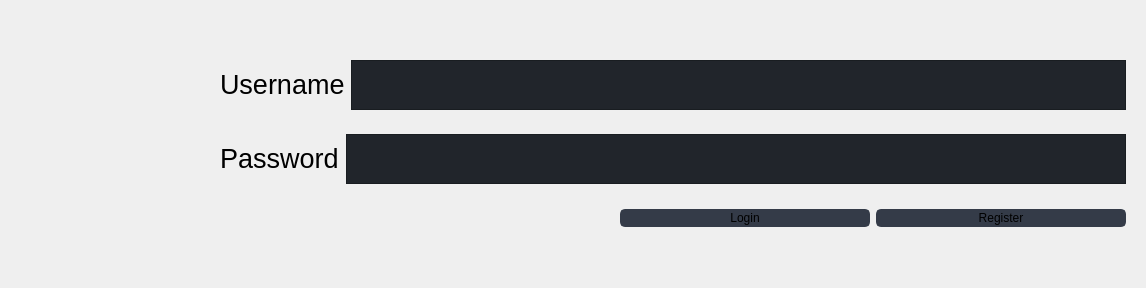
                     <widget class="QWidget" name="login">
                      <layout class="QVBoxLayout" name="verticalLayout_21">
                       <item>
                        <spacer name="verticalSpacer_3">
                         <property name="orientation">
                          <enum>Qt::Vertical</enum>
                         </property>
                         <property name="sizeHint" stdset="0">
                          <size>
                           <width>20</width>
                           <height>40</height>
                          </size>
                         </property>
                        </spacer>
                       </item>
                       <item>
                        <widget class="QFrame" name="">
                         <property name="sizePolicy">
                          <sizepolicy hsizetype="Preferred" vsizetype="Fixed">
                           <horstretch>0</horstretch>
                           <verstretch>0</verstretch>
                          </sizepolicy>
                         </property>
                         <layout class="QHBoxLayout" name="horizontalLayout_6">
                          <item>
                           <spacer name="horizontalSpacer">
                            <property name="orientation">
                             <enum>Qt::Horizontal</enum>
                            </property>
                            <property name="sizeType">
                             <enum>QSizePolicy::Preferred</enum>
                            </property>
                            <property name="sizeHint" stdset="0">
                             <size>
                              <width>200</width>
                              <height>20</height>
                             </size>
                            </property>
                           </spacer>
                          </item>
                          <item>
                           <widget class="QLabel" name="label_2">
                            <property name="sizePolicy">
                             <sizepolicy hsizetype="Preferred" vsizetype="Fixed">
                              <horstretch>0</horstretch>
                              <verstretch>0</verstretch>
                             </sizepolicy>
                            </property>
                            <property name="minimumSize">
                             <size>
                              <width>120</width>
                              <height>0</height>
                             </size>
                            </property>
                            <property name="maximumSize">
                             <size>
                              <width>16777215</width>
                              <height>16777215</height>
                             </size>
                            </property>
                            <property name="font">
                             <font>
                              <family>Segoe UI</family>
                              <pointsize>20</pointsize>
                              <weight>50</weight>
                              <italic>false</italic>
                              <bold>false</bold>
                             </font>
                            </property>
                            <property name="text">
                             <string>Username</string>
                            </property>
                           </widget>
                          </item>
                          <item>
                           <widget class="QPlainTextEdit" name="text_username">
                            <property name="maximumSize">
                             <size>
                              <width>16777215</width>
                              <height>50</height>
                             </size>
                            </property>
                            <property name="styleSheet">
                             <string notr="true">background-color: rgb(33, 37, 43);</string>
                            </property>
                           </widget>
                          </item>
                         </layout>
                        </widget>
                       </item>
                       <item>
                        <widget class="QFrame" name="">
                         <property name="sizePolicy">
                          <sizepolicy hsizetype="Preferred" vsizetype="Fixed">
                           <horstretch>0</horstretch>
                           <verstretch>0</verstretch>
                          </sizepolicy>
                         </property>
                         <layout class="QHBoxLayout" name="horizontalLayout_7">
                          <item>
                           <spacer name="horizontalSpacer_2">
                            <property name="orientation">
                             <enum>Qt::Horizontal</enum>
                            </property>
                            <property name="sizeType">
                             <enum>QSizePolicy::Preferred</enum>
                            </property>
                            <property name="sizeHint" stdset="0">
                             <size>
                              <width>200</width>
                              <height>20</height>
                             </size>
                            </property>
                           </spacer>
                          </item>
                          <item>
                           <widget class="QLabel" name="label_3">
                            <property name="sizePolicy">
                             <sizepolicy hsizetype="Preferred" vsizetype="Fixed">
                              <horstretch>0</horstretch>
                              <verstretch>0</verstretch>
                             </sizepolicy>
                            </property>
                            <property name="minimumSize">
                             <size>
                              <width>120</width>
                              <height>0</height>
                             </size>
                            </property>
                            <property name="font">
                             <font>
                              <family>Segoe UI</family>
                              <pointsize>20</pointsize>
                              <weight>50</weight>
                              <italic>false</italic>
                              <bold>false</bold>
                             </font>
                            </property>
                            <property name="text">
                             <string>Password</string>
                            </property>
                           </widget>
                          </item>
                          <item>
                           <widget class="QPlainTextEdit" name="test_password">
                            <property name="maximumSize">
                             <size>
                              <width>16777215</width>
                              <height>50</height>
                             </size>
                            </property>
                            <property name="styleSheet">
                             <string notr="true">background-color: rgb(33, 37, 43);</string>
                            </property>
                           </widget>
                          </item>
                         </layout>
                        </widget>
                       </item>
                       <item>
                        <widget class="QFrame" name="">
                         <property name="styleSheet">
                          <string notr="true"/>
                         </property>
                         <layout class="QHBoxLayout" name="horizontalLayout_8">
                          <item>
                           <spacer name="horizontalSpacer_3">
                            <property name="orientation">
                             <enum>Qt::Horizontal</enum>
                            </property>
                            <property name="sizeHint" stdset="0">
                             <size>
                              <width>600</width>
                              <height>20</height>
                             </size>
                            </property>
                           </spacer>
                          </item>
                          <item>
                           <widget class="QPushButton" name="btn_login_login">
                            <property name="sizePolicy">
                             <sizepolicy hsizetype="Preferred" vsizetype="Fixed">
                              <horstretch>0</horstretch>
                              <verstretch>0</verstretch>
                             </sizepolicy>
                            </property>
                            <property name="minimumSize">
                             <size>
                              <width>250</width>
                              <height>0</height>
                             </size>
                            </property>
                            <property name="styleSheet">
                             <string notr="true">QPushButton {
	border: 2px solid rgb(52, 59, 72);
	border-radius: 5px;	
	background-color: rgb(52, 59, 72);
	text-align:Center;
}
QPushButton:hover {
	background-color: rgb(57, 65, 80);
	border: 2px solid rgb(61, 70, 86);
}
QPushButton:pressed {	
	background-color: rgb(35, 40, 49);
	border: 2px solid rgb(43, 50, 61);
}</string>
                            </property>
                            <property name="text">
                             <string>Login</string>
                            </property>
                           </widget>
                          </item>
                          <item>
                           <widget class="QPushButton" name="btn_login_register">
                            <property name="sizePolicy">
                             <sizepolicy hsizetype="Preferred" vsizetype="Fixed">
                              <horstretch>0</horstretch>
                              <verstretch>0</verstretch>
                             </sizepolicy>
                            </property>
                            <property name="minimumSize">
                             <size>
                              <width>250</width>
                              <height>0</height>
                             </size>
                            </property>
                            <property name="styleSheet">
                             <string notr="true">QPushButton {
	border: 2px solid rgb(52, 59, 72);
	border-radius: 5px;	
	background-color: rgb(52, 59, 72);
}
QPushButton:hover {
	background-color: rgb(57, 65, 80);
	border: 2px solid rgb(61, 70, 86);
}
QPushButton:pressed {	
	background-color: rgb(35, 40, 49);
	border: 2px solid rgb(43, 50, 61);
}</string>
                            </property>
                            <property name="text">
                             <string>Register</string>
                            </property>
                           </widget>
                          </item>
                         </layout>
                        </widget>
                       </item>
                       <item>
                        <spacer name="verticalSpacer">
                         <property name="orientation">
                          <enum>Qt::Vertical</enum>
                         </property>
                         <property name="sizeHint" stdset="0">
                          <size>
                           <width>20</width>
                           <height>40</height>
                          </size>
                         </property>
                        </spacer>
                       </item>
                      </layout>
                     </widget>
